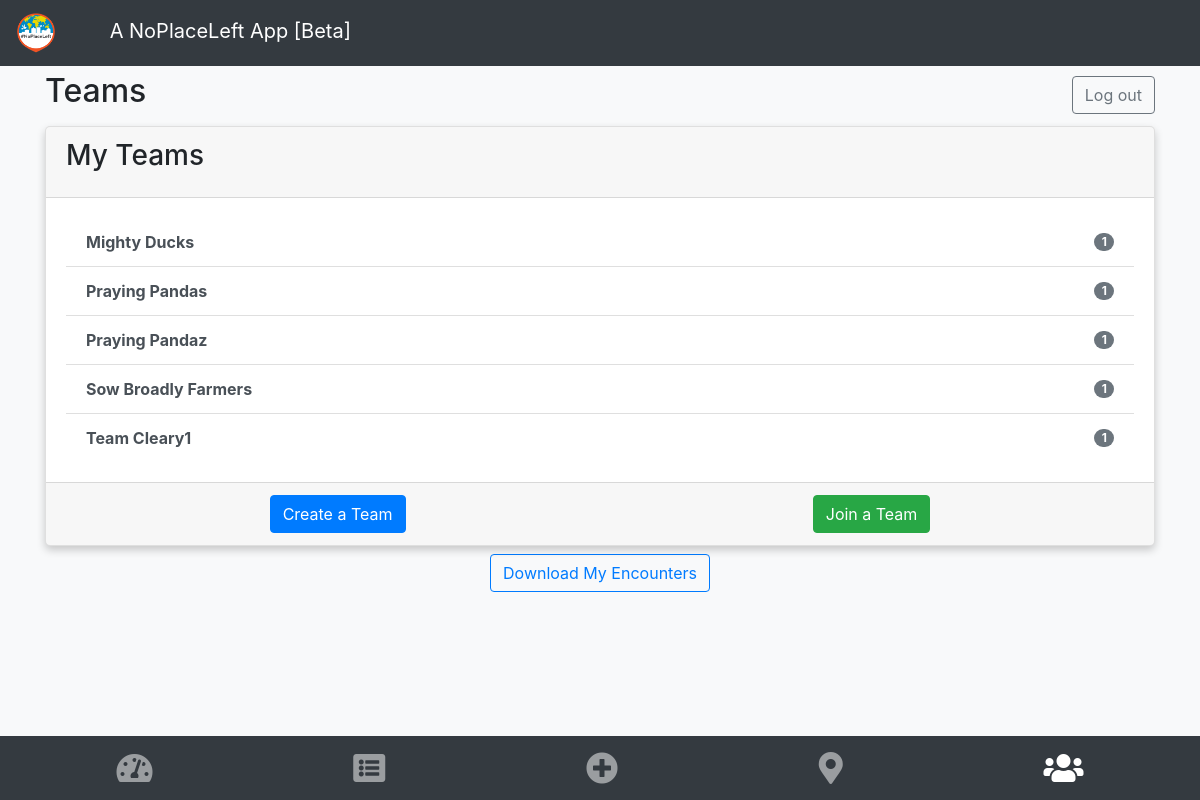
Page /npl/settings/ (signed in) on the earlier database version.
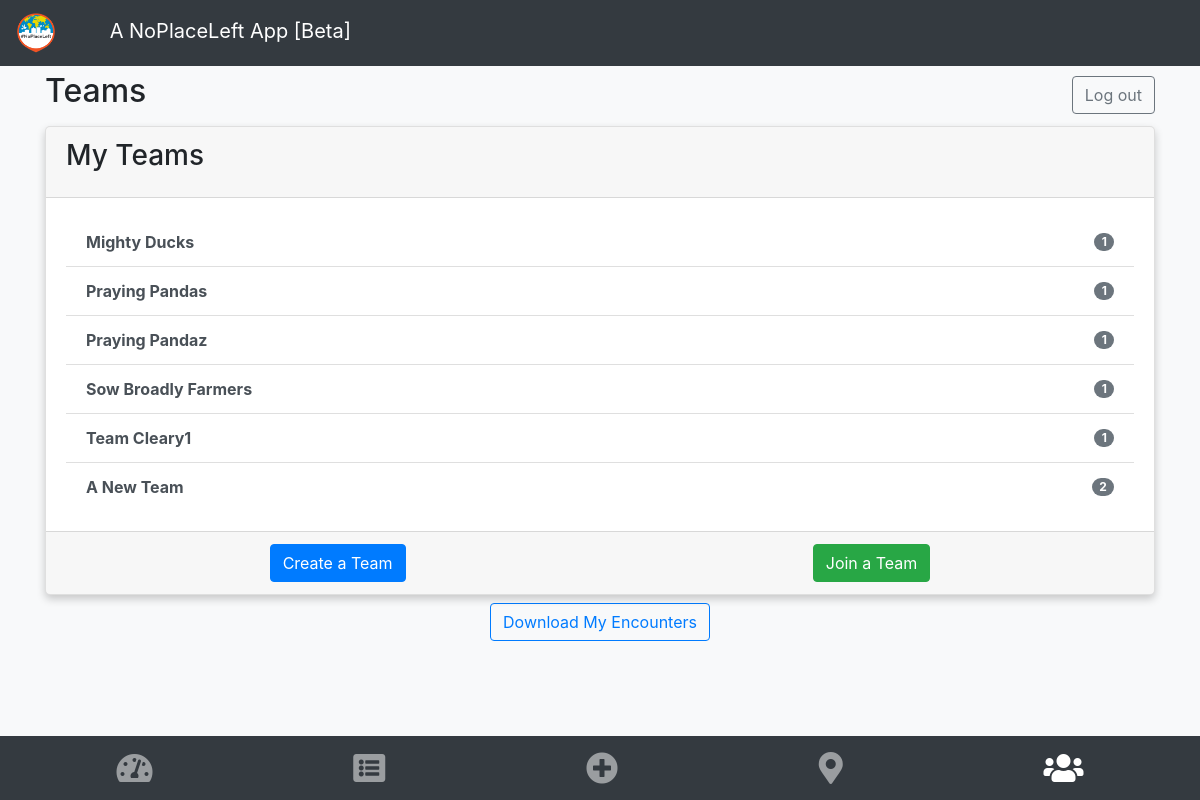
Same page on the later database version.
### npl/models.py (models this page shows, shortened)
class Team(models.Model):
    team_name = models.CharField(max_length=40)
    creation_date = models.DateTimeField(auto_now_add=True)
    members = models.ManyToManyField(Laborer)
    number_of_members = models.IntegerField(default=1)

### npl/views.py (the view)
# urls.py: path('settings/', views.view_settings, name="settings"),
def view_settings(request):
    my_laborer_id = get_laborer_id(request)
    my_teams_list = Team.objects.all().filter(members__id=my_laborer_id)
    other_team_members_list = []
    for team in my_teams_list:
        other_team_members = team.members.all().exclude(id=my_laborer_id)
        other_team_members_list.append(other_team_members)
    print('my team MEMBERS = {}'.format(other_team_members_list))
    return render(request, 'npl/settings.html', {'my_teams_list': my_teams_list,
                                                 'other_team_members_list': other_team_members_list,
                                                 })

### npl/models.py (called while the page is built)
    def __str__(self):
        name = str(self.user.first_name) + str(self.user.last_name)
        if name != '' and name is not None:
            return name
        return self.user.username

### npl/views.py (called while the page is built)
def get_laborer_id(request):
    user_id = request.user.id
    return Laborer.objects.get(user__id=user_id).id

### npl/templates/npl/settings.html (shortened to what this page needs)
{% extends "base.html" %}
{% block content %}
<div class="d-flex justify-content-between align-items-center">
    <h2>Teams</h2>
    <a class="btn btn-outline-secondary" href="{% url 'npl:logout' %}">Log out</a>
</div>
<div class="card shadow my-2">
    <div class="card-header d-flex justify-content-between align-items-center">
        <h3 class="card-title">My Teams</h3>
    </div>
    <div class="card-body">
        {% if my_teams_list %}
         <div class="list-group list-group-flush d-flex justify-content-between">
                       {% for team in my_teams_list %}
                    <a class="list-group-item list-group-item-action d-flex justify-content-between align-items-center"
                       href="{% url 'npl:team_detail' team.id %}">
                        <strong>{{team.team_name}}</strong>
                        <span class="badge badge-pill badge-secondary">{{ team.number_of_members }}</span>
                    </a>
                 {% endfor %}
         </div>
        {% else %}
        <p>You haven't joined any teams yet!</p>
        {% endif %}
    </div>
    <div class="card-footer">
        <div class="d-flex justify-content-around">
            <a class="btn btn-primary" href="{% url 'npl:create_team' %}">Create a Team</a>
            <a class="btn btn-success" href="{% url 'npl:join_team' %}">Join a Team</a>
        </div>
  </div>
</div>
<div class="d-flex justify-content-center">
    <a class="btn btn-large btn-outline-primary" href="{% url 'npl:export_my_encounters' %}">Download My Encounters</a>
</div>
<br />
<br />
{% endblock %}

Differences in the rows shown:
added Team: team_name "A New Team", number_of_members "2"
